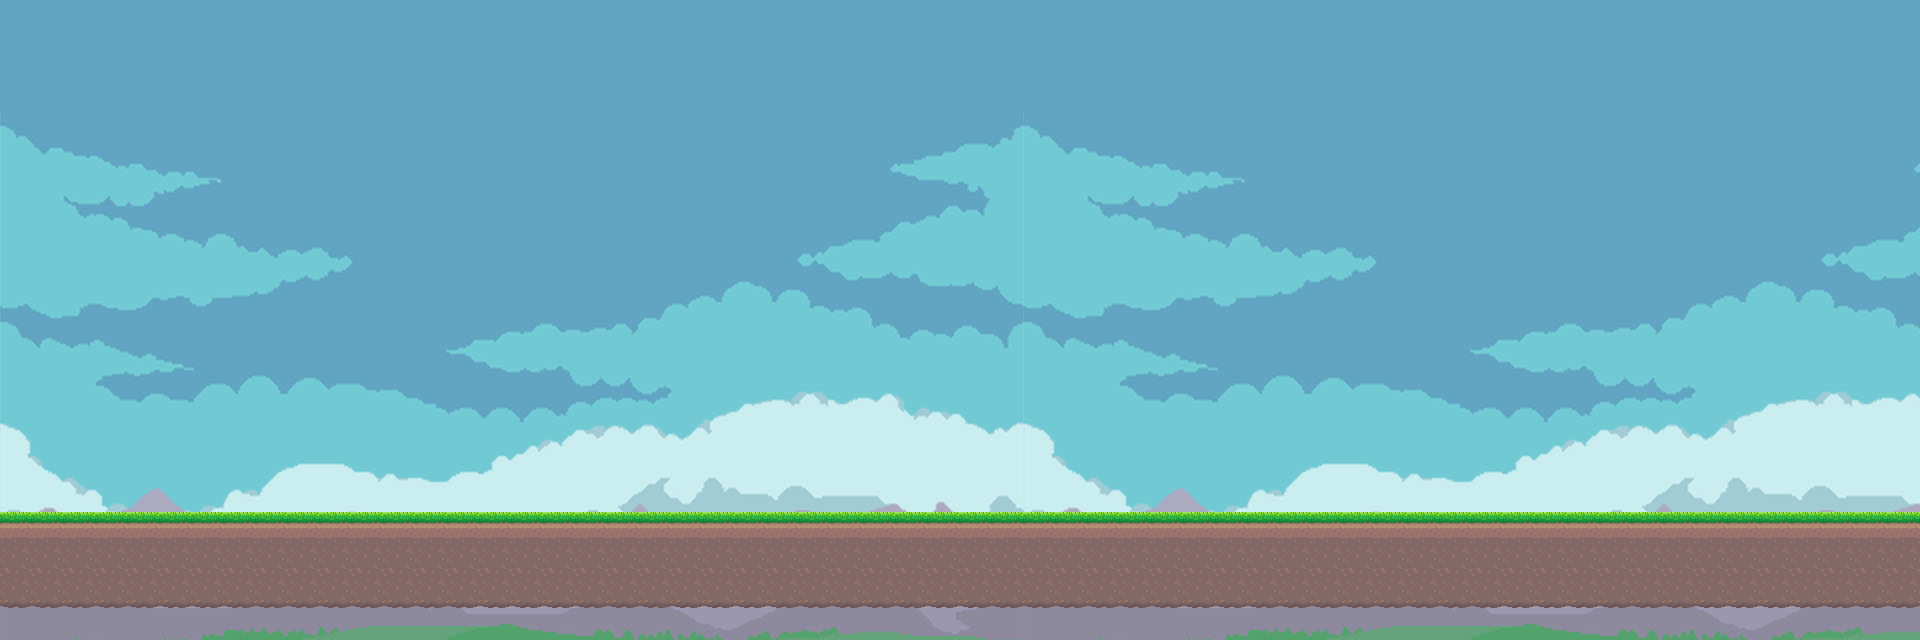

Rendered tile map (Tiled .tmx) drawn with the repository's tilesets; below, a short description and the full map source, tile grids included:
An orthogonal 60x20 tile map with 32x32 px tiles, 1 tile layer (Tile Layer 1), 1 image layer.

<map version="1.10" tiledversion="1.10.0" orientation="orthogonal" renderorder="right-down" width="60" height="20" tilewidth="32" tileheight="32" infinite="0" nextlayerid="3" nextobjectid="1">
 <tileset firstgid="1" name="tileset" tilewidth="32" tileheight="32" tilecount="42" columns="7">
  <image source="map/tileset.png" width="224" height="192" />
 </tileset>
 <imagelayer id="2" name="Image Layer 1">
  <image source="map/bg full.jpg" width="1920" height="640" />
 </imagelayer>
 <layer id="1" name="Tile Layer 1" width="60" height="20">
  <data encoding="csv">
0,0,0,0,0,0,0,0,0,0,0,0,0,0,0,0,0,0,0,0,0,0,0,0,0,0,0,0,0,0,0,0,0,0,0,0,0,0,0,0,0,0,0,0,0,0,0,0,0,0,0,0,0,0,0,0,0,0,0,0,
0,0,0,0,0,0,0,0,0,0,0,0,0,0,0,0,0,0,0,0,0,0,0,0,0,0,0,0,0,0,0,0,0,0,0,0,0,0,0,0,0,0,0,0,0,0,0,0,0,0,0,0,0,0,0,0,0,0,0,0,
0,0,0,0,0,0,0,0,0,0,0,0,0,0,0,0,0,0,0,0,0,0,0,0,0,0,0,0,0,0,0,0,0,0,0,0,0,0,0,0,0,0,0,0,0,0,0,0,0,0,0,0,0,0,0,0,0,0,0,0,
0,0,0,0,0,0,0,0,0,0,0,0,0,0,0,0,0,0,0,0,0,0,0,0,0,0,0,0,0,0,0,0,0,0,0,0,0,0,0,0,0,0,0,0,0,0,0,0,0,0,0,0,0,0,0,0,0,0,0,0,
0,0,0,0,0,0,0,0,0,0,0,0,0,0,0,0,0,0,0,0,0,0,0,0,0,0,0,0,0,0,0,0,0,0,0,0,0,0,0,0,0,0,0,0,0,0,0,0,0,0,0,0,0,0,0,0,0,0,0,0,
0,0,0,0,0,0,0,0,0,0,0,0,0,0,0,0,0,0,0,0,0,0,0,0,0,0,0,0,0,0,0,0,0,0,0,0,0,0,0,0,0,0,0,0,0,0,0,0,0,0,0,0,0,0,0,0,0,0,0,0,
0,0,0,0,0,0,0,0,0,0,0,0,0,0,0,0,0,0,0,0,0,0,0,0,0,0,0,0,0,0,0,0,0,0,0,0,0,0,0,0,0,0,0,0,0,0,0,0,0,0,0,0,0,0,0,0,0,0,0,0,
0,0,0,0,0,0,0,0,0,0,0,0,0,0,0,0,0,0,0,0,0,0,0,0,0,0,0,0,0,0,0,0,0,0,0,0,0,0,0,0,0,0,0,0,0,0,0,0,0,0,0,0,0,0,0,0,0,0,0,0,
0,0,0,0,0,0,0,0,0,0,0,0,0,0,0,0,0,0,0,0,0,0,0,0,0,0,0,0,0,0,0,0,0,0,0,0,0,0,0,0,0,0,0,0,0,0,0,0,0,0,0,0,0,0,0,0,0,0,0,0,
0,0,0,0,0,0,0,0,0,0,0,0,0,0,0,0,0,0,0,0,0,0,0,0,0,0,0,0,0,0,0,0,0,0,0,0,0,0,0,0,0,0,0,0,0,0,0,0,0,0,0,0,0,0,0,0,0,0,0,0,
0,0,0,0,0,0,0,0,0,0,0,0,0,0,0,0,0,0,0,0,0,0,0,0,0,0,0,0,0,0,0,0,0,0,0,0,0,0,0,0,0,0,0,0,0,0,0,0,0,0,0,0,0,0,0,0,0,0,0,0,
0,0,0,0,0,0,0,0,0,0,0,0,0,0,0,0,0,0,0,0,0,0,0,0,0,0,0,0,0,0,0,0,0,0,0,0,0,0,0,0,0,0,0,0,0,0,0,0,0,0,0,0,0,0,0,0,0,0,0,0,
0,0,0,0,0,0,0,0,0,0,0,0,0,0,0,0,0,0,0,0,0,0,0,0,0,0,0,0,0,0,0,0,0,0,0,0,0,0,0,0,0,0,0,0,0,0,0,0,0,0,0,0,0,0,0,0,0,0,0,0,
0,0,0,0,0,0,0,0,0,0,0,0,0,0,0,0,0,0,0,0,0,0,0,0,0,0,0,0,0,0,0,0,0,0,0,0,0,0,0,0,0,0,0,0,0,0,0,0,0,0,0,0,0,0,0,0,0,0,0,0,
0,0,0,0,0,0,0,0,0,0,0,0,0,0,0,0,0,0,0,0,0,0,0,0,0,0,0,0,0,0,0,0,0,0,0,0,0,0,0,0,0,0,0,0,0,0,0,0,0,0,0,0,0,0,0,0,0,0,0,0,
0,0,0,0,0,0,0,0,0,0,0,0,0,0,0,0,0,0,0,0,0,0,0,0,0,0,0,0,0,0,0,0,0,0,0,0,0,0,0,0,0,0,0,0,0,0,0,0,0,0,0,0,0,0,0,0,0,0,0,0,
3,3,3,3,3,3,3,3,3,3,3,3,3,3,3,3,3,3,3,3,3,3,3,3,3,3,3,3,3,3,3,3,3,3,3,3,3,3,3,3,3,3,3,3,3,3,3,3,3,3,3,3,3,3,3,3,3,3,3,3,
10,10,10,10,10,10,10,10,10,10,10,10,10,10,10,10,10,10,10,10,10,10,10,10,10,10,10,10,10,10,10,10,10,10,10,10,10,10,10,10,10,10,10,10,10,10,10,10,10,10,10,10,10,10,10,10,10,10,10,10,
17,17,17,17,17,17,17,17,17,17,17,17,17,17,17,17,17,17,17,17,17,17,17,17,17,17,17,17,17,17,17,17,17,17,17,17,17,17,17,17,17,17,17,17,17,17,17,17,17,17,17,17,17,17,17,17,17,17,17,17,
0,0,0,0,0,0,0,0,0,0,0,0,0,0,0,0,0,0,0,0,0,0,0,0,0,0,0,0,0,0,0,0,0,0,0,0,0,0,0,0,0,0,0,0,0,0,0,0,0,0,0,0,0,0,0,0,0,0,0,0
</data>
 </layer>
</map>
